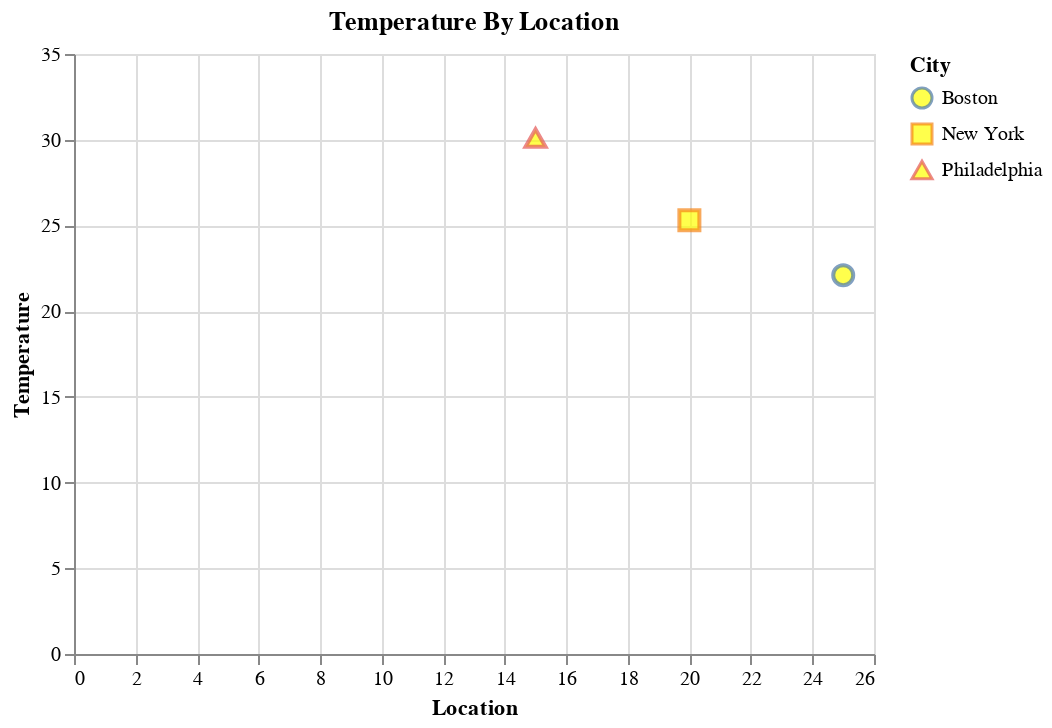

Notebook code for this chart:
### Markdown cell above
The library allows us to add special features. For instance, we can add a "Tooltip" where are mouse tells us which city it is.

### Code cell
chart = (alt.Chart(df)
           .mark_point(size=100, fill="yellow")
           .properties(title="Temperature By Location")
           .encode(x = "Location",
                   y = "Temperature",
                   shape = "City",
                   color = "City",
                   tooltip = ["City", "Temperature"]
           ))
chart

### Figure 1 — Vega-Lite specification as saved in the notebook (floating-point values rounded to 4 significant figures)
{"config": {"view": {"continuousWidth": 400, "continuousHeight": 300}}, "data": {"name": "data-b3475499d79bceb7f036ca6613e28dcb"}, "mark": {"type": "point", "fill": "yellow", "size": 100}, "encoding": {"color": {"type": "nominal", "field": "City"}, "shape": {"type": "nominal", "field": "City"}, "tooltip": [{"type": "nominal", "field": "City"}, {"type": "quantitative", "field": "Temperature"}], "x": {"type": "quantitative", "field": "Location"}, "y": {"type": "quantitative", "field": "Temperature"}}, "title": "Temperature By Location", "$schema": "https://vega.github.io/schema/vega-lite/v4.8.1.json", "datasets": {"data-b3475499d79bceb7f036ca6613e28dcb": [{"City": "New York", "Temperature": 25.3, "Location": 20.0, "Population": 10000000}, {"City": "Philadelphia", "Temperature": 30.1, "Location": 15.0, "Population": 1000000}, {"City": "Boston", "Temperature": 22.1, "Location": 25.0, "Population": 500000}]}}
